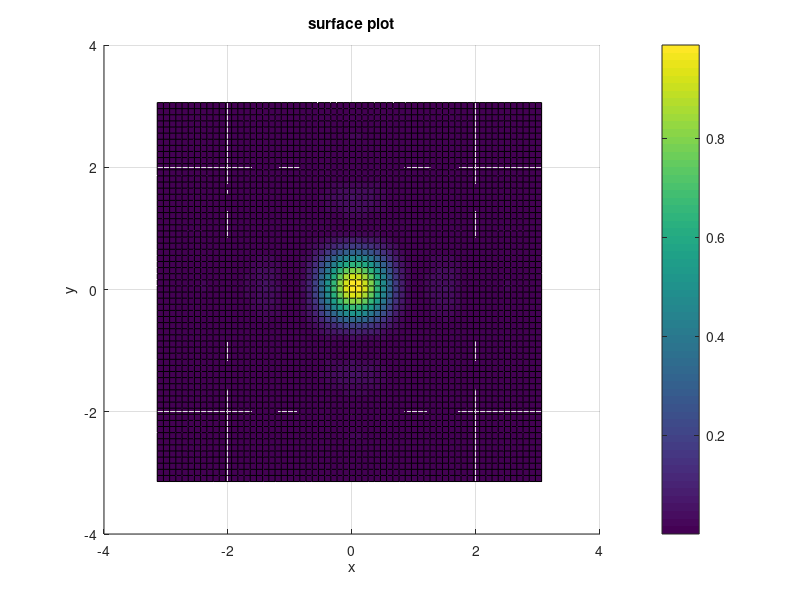

The MATLAB script that drew this image:
[x,y] = meshgrid(-pi:0.1:pi,-pi:0.1:pi);
z = ((sin(x.*pi)./(pi.*x+10^-16)).^2).*((sin(y.*pi)./(pi.*y+10^-16)).^2)
surface(x,y,z)
grid on
xlabel('x')
ylabel('y')
zlabel('z')
title('surface plot')
colorbar

%plot3(x,y,z) for 3D graph
